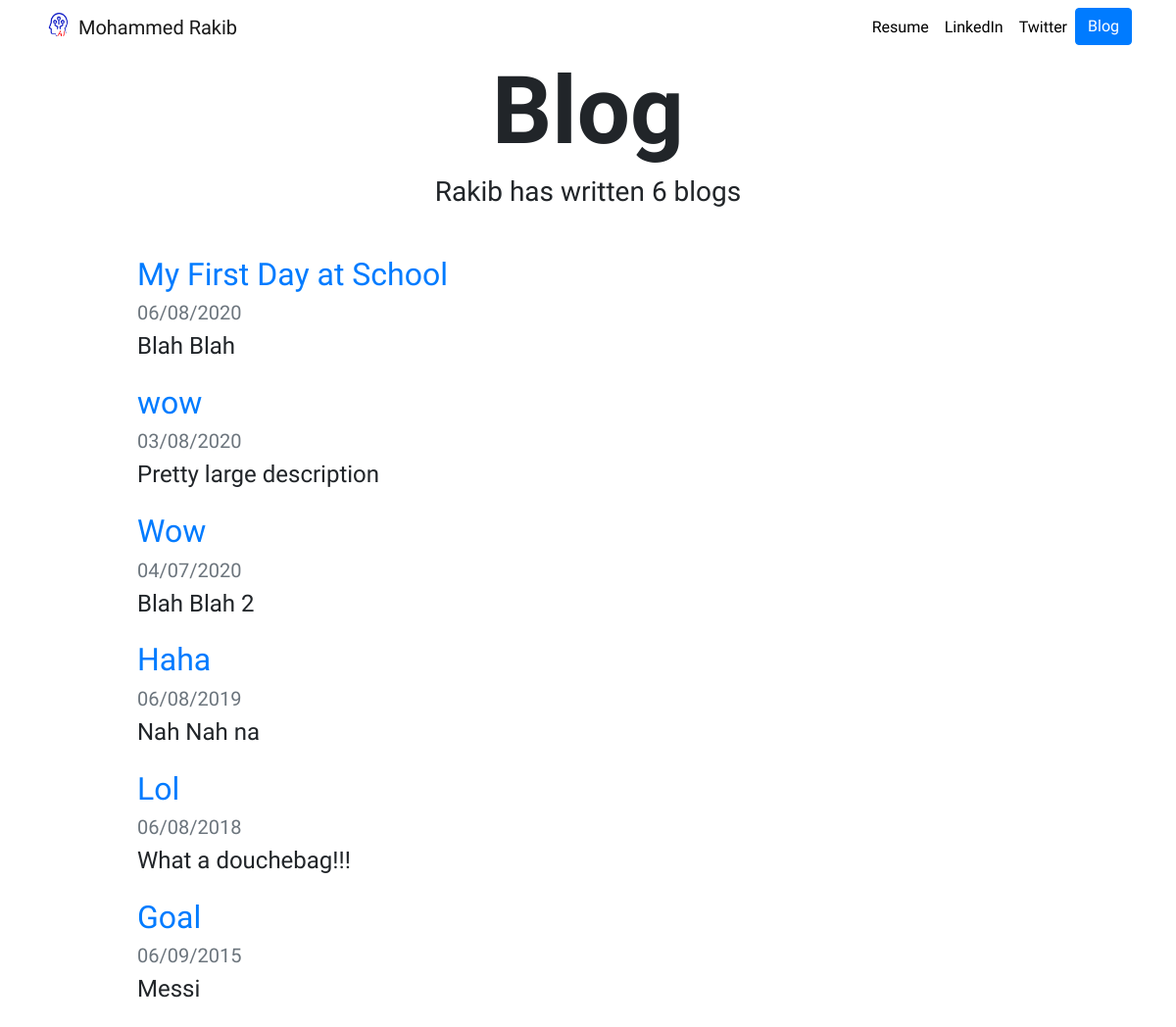
/blog/, run on an earlier commit of the app's database.
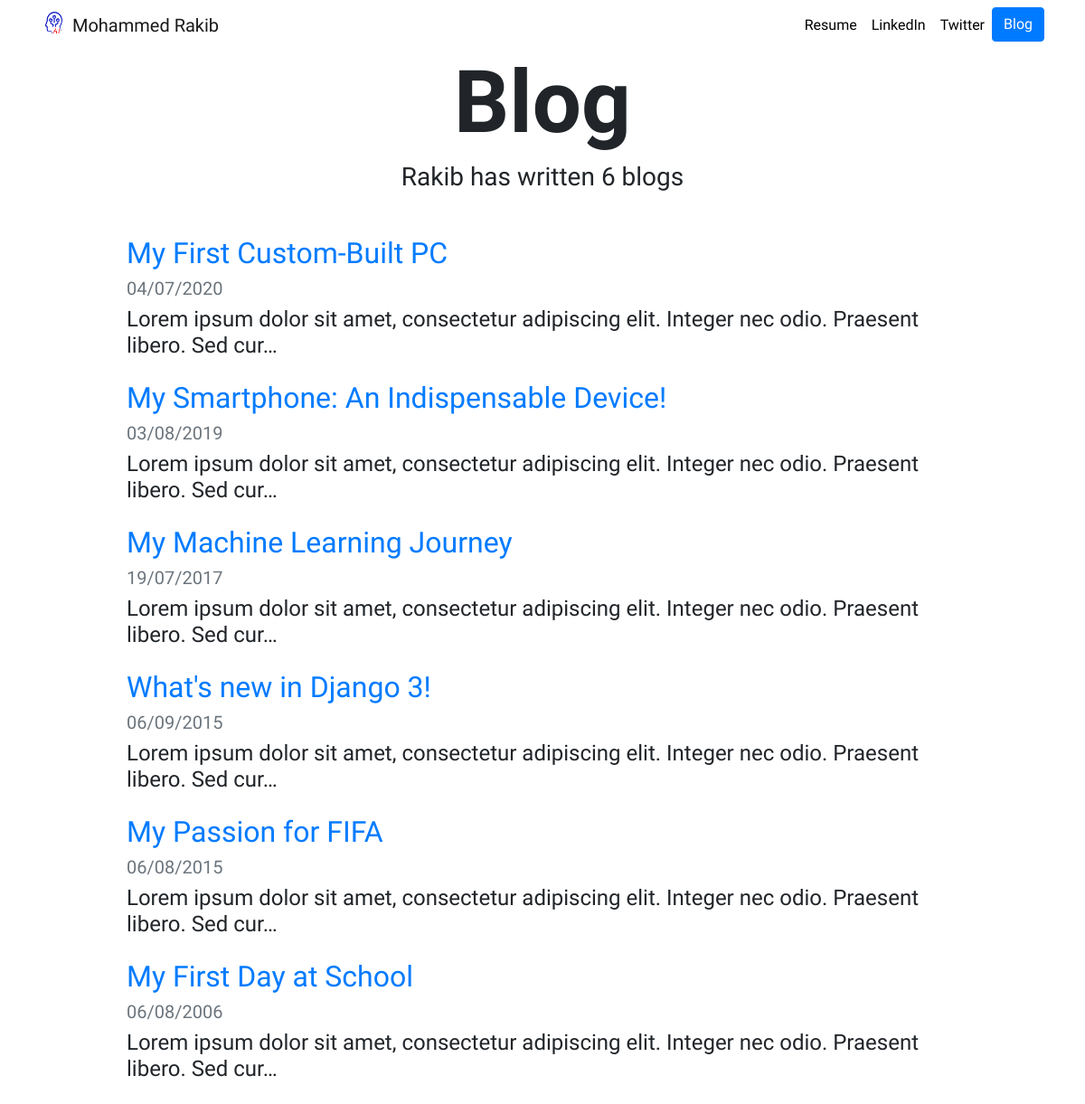
And on a later commit of the database.
### blog/models.py (models this page shows, shortened)
class Blog(models.Model):
    title = models.CharField(max_length=100)
    date = models.DateField()
    description = models.TextField()

### blog/views.py (the view)
# urls.py: path('', views.all_blogs, name="all_blogs"),
def all_blogs(request):
    blog_counter = Blog.objects.count
    blogs = Blog.objects.order_by('-date')
    return render(request, "blog/all_blogs.html", {'blogs': blogs, 'blog_counter': blog_counter})

### blog/templates/blog/all_blogs.html
{% extends "portfolio/base.html" %}
{% load static %}
{% block content %}
<h1 id="blogtitle" class="font-weight-bold text-center">Blog</h1>
<h3 class="text-center mb-5">Rakib has written {{ blog_counter }} blog{{ blogs.count|pluralize }}</h3>
{% for blog in blogs %}
<div class="row justify-content-center my-3">
  <div class="col-md-10">
    <a href="{% url 'blog:detail' blog.id %}">
      <h2>{{ blog.title }}</h2>
    </a>
    <h5 class="text-muted">{{ blog.date|date:'d/m/Y' }}</h5>
    <h4>{{ blog.description|striptags|truncatechars:100 }}</h4>
  </div>
</div>
{% endfor %}
{% endblock %}

What changed in the data, as far as the page shows it:
removed Blog: title "wow", date "03/08/2020", description "Pretty large description"
removed Blog: title "Haha", date "06/08/2019", description "Nah Nah na"
removed Blog: title "Lol", date "06/08/2018", description "What a douchebag!!!"
changed Blog: title "Wow" → "My First Custom-Built PC"; description "Blah Blah 2" → "Lorem ipsum dolor sit amet, consectetur adipiscing elit. Integer nec odio. Praesent libero. Sed cur…"
added Blog: title "My Smartphone: An Indispensable Device!", date "03/08/2019", description "Lorem ipsum dolor sit amet, consectetur adipiscing elit. Integer nec odio. Praesent libero. Sed cur…"
added Blog: title "My Machine Learning Journey", date "19/07/2017", description "Lorem ipsum dolor sit amet, consectetur adipiscing elit. Integer nec odio. Praesent libero. Sed cur…"
changed Blog: title "Goal" → "What's new in Django 3!"; description "Messi" → "Lorem ipsum dolor sit amet, consectetur adipiscing elit. Integer nec odio. Praesent libero. Sed cur…"
added Blog: title "My Passion for FIFA", date "06/08/2015", description "Lorem ipsum dolor sit amet, consectetur adipiscing elit. Integer nec odio. Praesent libero. Sed cur…"
changed Blog "My First Day at School": date "06/08/2020" → "06/08/2006"; description "Blah Blah" → "Lorem ipsum dolor sit amet, consectetur adipiscing elit. Integer nec odio. Praesent libero. Sed cur…"; moves down the list
